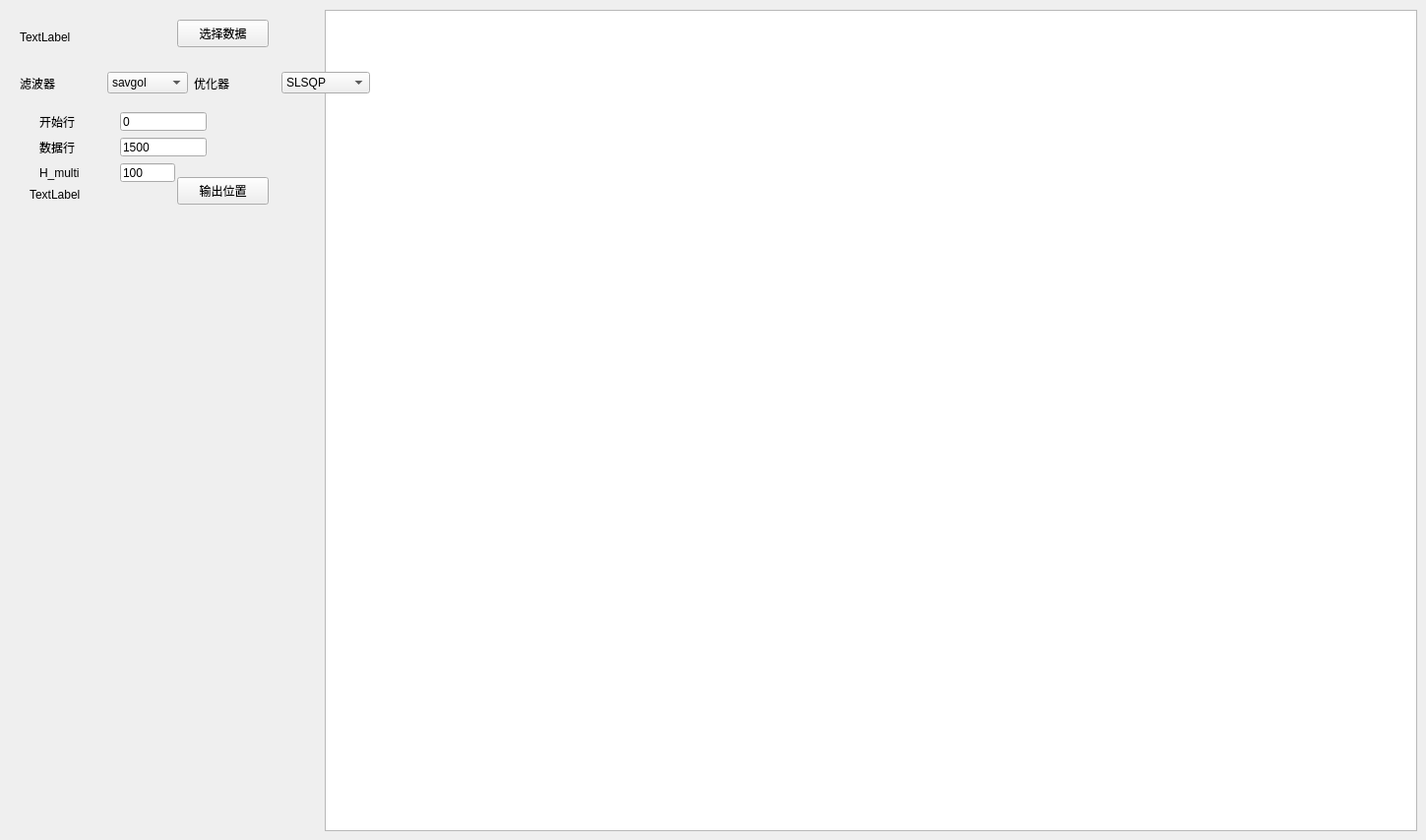
     <widget class="QWidget" name="tb_Model_identification">
      <attribute name="title">
       <string>模型辨识</string>
      </attribute>
      <widget class="PlotWidget" name="graphicsView_2">
       <property name="geometry">
        <rect>
         <x>330</x>
         <y>10</y>
         <width>1110</width>
         <height>835</height>
        </rect>
       </property>
      </widget>
      <widget class="QLabel" name="ql_CSV_path">
       <property name="geometry">
        <rect>
         <x>20</x>
         <y>30</y>
         <width>151</width>
         <height>16</height>
        </rect>
       </property>
       <property name="text">
        <string>TextLabel</string>
       </property>
      </widget>
      <widget class="QPushButton" name="bt_Select_path">
       <property name="geometry">
        <rect>
         <x>180</x>
         <y>20</y>
         <width>93</width>
         <height>28</height>
        </rect>
       </property>
       <property name="text">
        <string>选择数据</string>
       </property>
      </widget>
      <widget class="QWidget" name="layoutWidget">
       <property name="geometry">
        <rect>
         <x>20</x>
         <y>70</y>
         <width>356</width>
         <height>29</height>
        </rect>
       </property>
       <layout class="QHBoxLayout" name="horizontalLayout_11">
        <item>
         <widget class="QLabel" name="Filter">
          <property name="text">
           <string>滤波器</string>
          </property>
         </widget>
        </item>
        <item>
         <widget class="QComboBox" name="Filter_Sel">
          <item>
           <property name="text">
            <string>savgol</string>
           </property>
          </item>
          <item>
           <property name="text">
            <string>ekf</string>
           </property>
          </item>
          <item>
           <property name="text">
            <string>lowpass</string>
           </property>
          </item>
          <item>
           <property name="text">
            <string>none</string>
           </property>
          </item>
         </widget>
        </item>
        <item>
         <widget class="QLabel" name="Optimizer">
          <property name="text">
           <string>优化器</string>
          </property>
         </widget>
        </item>
        <item>
         <widget class="QComboBox" name="ControlLaw_Sel_2">
          <item>
           <property name="text">
            <string>SLSQP</string>
           </property>
          </item>
          <item>
           <property name="text">
            <string>trust-constr</string>
           </property>
          </item>
          <item>
           <property name="text">
            <string>OLS</string>
           </property>
          </item>
         </widget>
        </item>
       </layout>
      </widget>
      <widget class="QLabel" name="ql_start_row">
       <property name="geometry">
        <rect>
         <x>40</x>
         <y>114</y>
         <width>52</width>
         <height>19</height>
        </rect>
       </property>
       <property name="text">
        <string>开始行</string>
       </property>
      </widget>
      <widget class="QLineEdit" name="ql_Start_row">
       <property name="geometry">
        <rect>
         <x>122</x>
         <y>114</y>
         <width>88</width>
         <height>19</height>
        </rect>
       </property>
       <property name="text">
        <string>0</string>
       </property>
      </widget>
      <widget class="QLineEdit" name="ql_Row_count">
       <property name="geometry">
        <rect>
         <x>122</x>
         <y>140</y>
         <width>88</width>
         <height>19</height>
        </rect>
       </property>
       <property name="text">
        <string>1500</string>
       </property>
      </widget>
      <widget class="QLabel" name="row_count">
       <property name="geometry">
        <rect>
         <x>40</x>
         <y>140</y>
         <width>52</width>
         <height>19</height>
        </rect>
       </property>
       <property name="text">
        <string>数据行</string>
       </property>
      </widget>
      <widget class="QLabel" name="label_h_multi">
       <property name="geometry">
        <rect>
         <x>40</x>
         <y>166</y>
         <width>80</width>
         <height>19</height>
        </rect>
       </property>
       <property name="text">
        <string>H_multi</string>
       </property>
      </widget>
      <widget class="QLineEdit" name="ql_H_multi">
         <property name="geometry">
          <rect>
           <x>122</x>
           <y>166</y>
           <width>56</width>
           <height>19</height>
          </rect>
         </property>
         <property name="text">
          <string>100</string>
         </property>
         <property name="toolTip">
          <string>多步精调窗口长度（步），默认100；数据过短时自动压到 数据行/2</string>
         </property>
        </widget>
        <widget class="QPushButton" name="bt_Output_path">
       <property name="geometry">
        <rect>
         <x>180</x>
         <y>180</y>
         <width>93</width>
         <height>28</height>
        </rect>
       </property>
       <property name="text">
        <string>输出位置</string>
       </property>
      </widget>
      <widget class="QLabel" name="ql_Output_path">
       <property name="geometry">
        <rect>
         <x>30</x>
         <y>190</y>
         <width>131</width>
         <height>16</height>
        </rect>
       </property>
       <property name="text">
        <string>TextLabel</string>
       </property>
      </widget>
     </widget>
